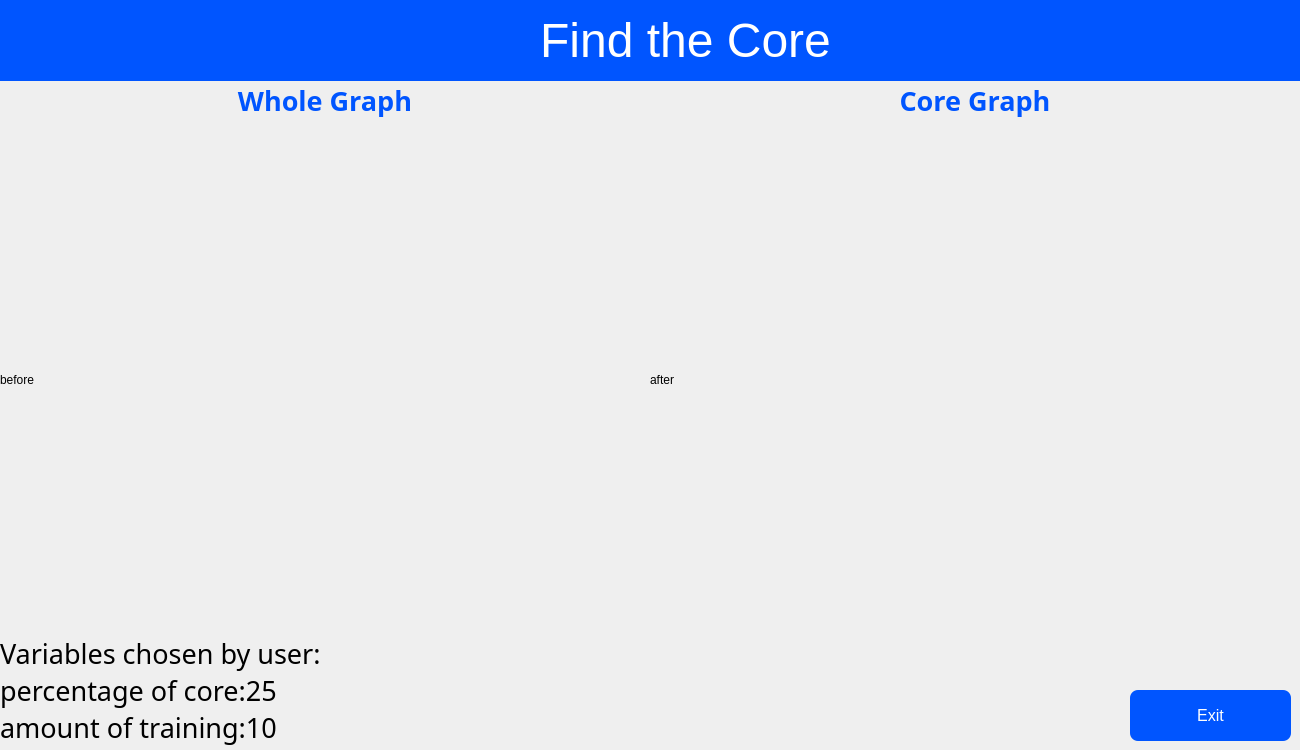
<?xml version="1.0" encoding="UTF-8"?>
<ui version="4.0">
 <class>QDialog</class>
 <widget class="QDialog" name="QDialog">
  <property name="geometry">
   <rect>
    <x>0</x>
    <y>0</y>
    <width>1300</width>
    <height>750</height>
   </rect>
  </property>
  <property name="windowTitle">
   <string>Dialog</string>
  </property>
  <widget class="QLabel" name="label_5">
   <property name="geometry">
    <rect>
     <x>-60</x>
     <y>0</y>
     <width>1491</width>
     <height>81</height>
    </rect>
   </property>
   <property name="styleSheet">
    <string notr="true">background-color:rgb(0, 85, 255);
</string>
   </property>
   <property name="text">
    <string>&lt;html&gt;&lt;head/&gt;&lt;body&gt;&lt;p align=&quot;center&quot;&gt;&lt;span style=&quot; font-size:36pt; color:#ffffff;&quot;&gt;Find the Core&lt;/span&gt;&lt;/p&gt;&lt;/body&gt;&lt;/html&gt;</string>
   </property>
  </widget>
  <widget class="QPushButton" name="exitB">
   <property name="enabled">
    <bool>true</bool>
   </property>
   <property name="geometry">
    <rect>
     <x>1130</x>
     <y>690</y>
     <width>161</width>
     <height>51</height>
    </rect>
   </property>
   <property name="styleSheet">
    <string notr="true">background-color:rgb(0, 85, 255);
font-size:16px;
border-radius:8px;
color:white;</string>
   </property>
   <property name="text">
    <string>Exit</string>
   </property>
  </widget>
  <widget class="QLabel" name="orig">
   <property name="geometry">
    <rect>
     <x>0</x>
     <y>130</y>
     <width>650</width>
     <height>500</height>
    </rect>
   </property>
   <property name="text">
    <string>before</string>
   </property>
  </widget>
  <widget class="QLabel" name="newim">
   <property name="geometry">
    <rect>
     <x>650</x>
     <y>130</y>
     <width>650</width>
     <height>500</height>
    </rect>
   </property>
   <property name="text">
    <string>after</string>
   </property>
  </widget>
  <widget class="QLabel" name="label">
   <property name="geometry">
    <rect>
     <x>0</x>
     <y>80</y>
     <width>650</width>
     <height>40</height>
    </rect>
   </property>
   <property name="font">
    <font>
     <family>Bahnschrift Light</family>
     <pointsize>20</pointsize>
     <weight>75</weight>
     <bold>true</bold>
    </font>
   </property>
   <property name="styleSheet">
    <string notr="true">color:rgb(0, 85, 255);</string>
   </property>
   <property name="text">
    <string>Whole Graph</string>
   </property>
   <property name="alignment">
    <set>Qt::AlignCenter</set>
   </property>
  </widget>
  <widget class="QLabel" name="label_2">
   <property name="geometry">
    <rect>
     <x>650</x>
     <y>80</y>
     <width>650</width>
     <height>40</height>
    </rect>
   </property>
   <property name="font">
    <font>
     <family>Bahnschrift Light</family>
     <pointsize>20</pointsize>
     <weight>75</weight>
     <bold>true</bold>
    </font>
   </property>
   <property name="styleSheet">
    <string notr="true">color:rgb(0, 85, 255);
</string>
   </property>
   <property name="text">
    <string>Core Graph</string>
   </property>
   <property name="alignment">
    <set>Qt::AlignCenter</set>
   </property>
  </widget>
  <widget class="QLabel" name="variables">
   <property name="geometry">
    <rect>
     <x>0</x>
     <y>630</y>
     <width>1100</width>
     <height>120</height>
    </rect>
   </property>
   <property name="font">
    <font>
     <family>Bahnschrift Light</family>
     <pointsize>20</pointsize>
     <weight>50</weight>
     <bold>false</bold>
    </font>
   </property>
   <property name="text">
    <string>Variables chosen by user:
percentage of core:25
amount of training:10</string>
   </property>
  </widget>
 </widget>
 <resources>
  <include location="bkg_qrc.qrc"/>
 </resources>
 <connections/>
</ui>
